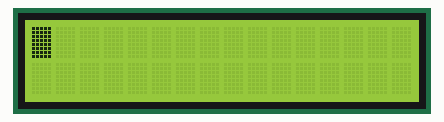
Simulated run of this sketch. Board: Arduino Uno, built with avr-gcc and run on an emulated ATmega328P. Parts: 16×2 character LCD.

Above: at 0.1 s.
At 3.1 s:
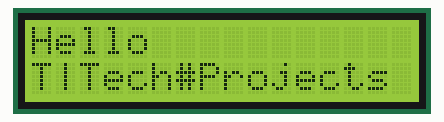
At 6.1 s:
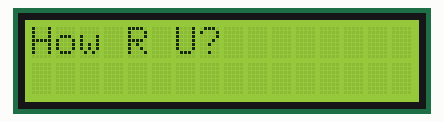

The sketch:

LCD1.ino
```cpp
/* Title: Arduino Interfacing with 16x2 LCD display */
#include<LiquidCrystal.h>           //call the library of LCD

LiquidCrystal lcd(2,3,8,9,10,11); //(RS, E,D4,D5,D6,D7) pins connection to the arduino


void setup()
{
  lcd.begin(16,2);                //Intalizing the LCD size of 16x2, coulmns:16 & rows:2
}

void loop()
{
  lcd.setCursor(0,0);             // set the cursor of the LCD @ (0,0) coulmn-0 & row-0
  lcd.blink();                    // a function to create blinking of LCD at above specified cursor location
  delay(2000);                    // delay for blinking: 2 sec
  lcd.cursor();                   // Under_cursor blinking function
  delay(1000);                    // delay for Under_cursor blinking
  lcd.noCursor();                 // turn-off the Under_cursor blinking
  lcd.noBlink();                  // switch-off the belinking function
  lcd.print("Hello ");            // display the first output at above specified cursor location
  lcd.setCursor(0,1);             // set the cursor position @ (0,1) column-0 & row-1
  lcd.print("T|Tech#Projects");   // display the second output at above specified cursor location
  delay(3000);                    // delay for displaying: 3 sec
  lcd.clear();                    // clear the LCD
  lcd.setCursor(0,0);             // set the cursor position @ (0,0) column-0 & row-0
  lcd.print("How R U?");          // display the third output @ the above location
  delay(3000);                    // delay for display: 3 sec
  lcd.clear();                    // finaly clear the LCD
}
```

Measured:
- by itself, everything shown: repeats every 9.0 s, in 5 steps
- what the display in image 1 shows lasts 3.0 s, from 3.1 s to 6.1 s
